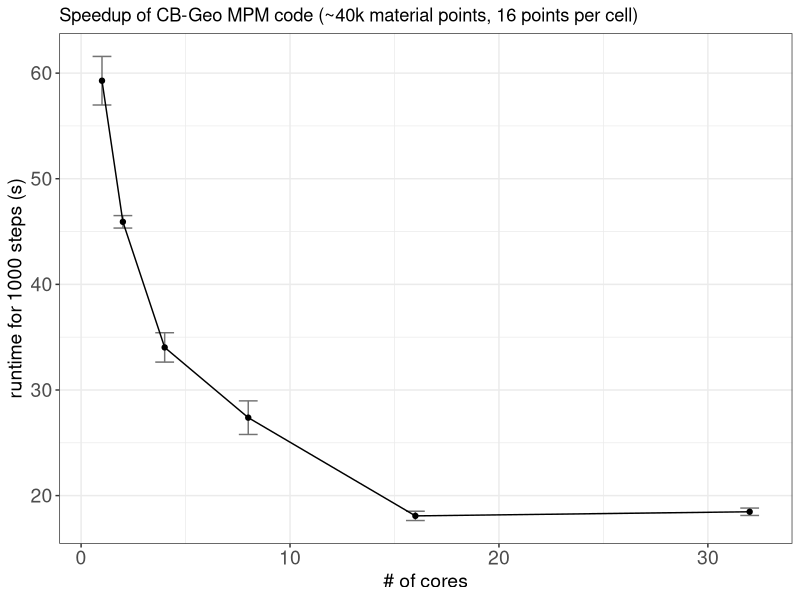

This figure's R source:
library(ggplot2)
# Set working directory, put the path to the folder containing your files inbetween the inverted commas
setwd("./")
#Import your data, save it as a csv in excel with the column headings cores, runtime, error
df <- read.csv("speedup.csv", sep=",", header=TRUE)

# Line plot with error bar
p <- ggplot(df, aes(x=df$cores, y=df$runtime)) + 
     geom_errorbar(aes(ymin=df$runtime - df$error, ymax=df$runmax), width=.9, 
     position=position_dodge(0.05), colour="gray45") +
     geom_line(color="black") + geom_point() +
     theme_bw() +
     # Specify axis labels
     labs(x = "# of cores", y = "runtime for 1000 steps (s)", title="Speedup of CB-Geo MPM code (~40k material points, 16 points per cell)") +
     # Font size
     theme(axis.text=element_text(size=14), axis.title=element_text(size=14))


# Save file and scale axis
ggsave("speedup.pdf",p)

